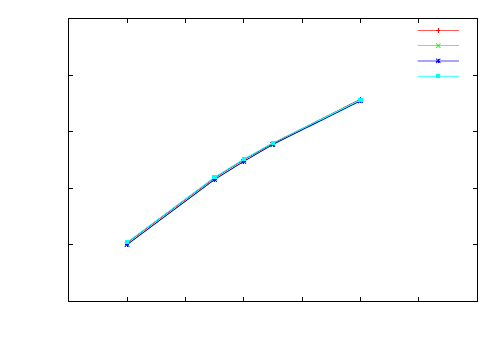

The gnuplot source for this figure:
#!/usr/bin/gnuplot -persist
set term epslatex color solid
set output 'vary_n.tex'
#set term x11
set format x '$%.3f$'
set format y '$%g$'
set xlabel '$\bar{n}$'
set xrange [0.009:0.016]
set ylabel '$\beta$' 2,0
set yrange [0:5]
set style line 1 lt 1 pt 1 ps 1 lw 2
set style line 2 lt 2 pt 2 ps 1 lw 2
set style line 3 lt 3 pt 3 ps 1 lw 2
set style line 4 lt 4 pt 4 ps 1 lw 2
set style line 5 lt 5 pt 5 ps 1 lw 2
set style line 6 lt 7 pt 7 ps 1 lw 2
set style line 7 lt 8 pt 8 ps 1 lw 2
set style line 8 lt 9 pt 9 ps 1 lw 2
set style line 9 lt 10 pt 10 ps 1 lw 2
set style line 10 lt 11 pt 11 ps 1 lw 2
plot \
     'vary_n.dat' u 1:2 t 'Section A' w lp ls 1, \
     '' u 1:3 t 'Section B' w lp ls 2, \
     '' u 1:4 t 'Section C' w lp ls 3, \
     '' u 1:5 t 'Section D' w lp ls 5
